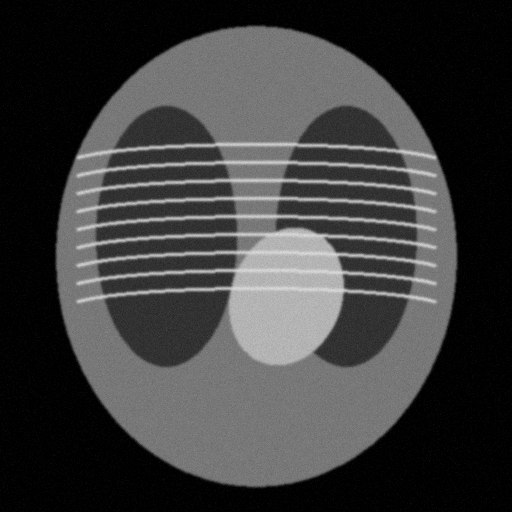
#> input picture Lab02/ct_slice.png, 512 x 512 px, found by its file name
$ jupyter execute modal_fusion.ipynb   (older library calls are emulated)
#> lines starting #> are read from the running program, lines starting #| are printed output that depends on the picture
# Task 2 - CT and MRI fusion
CT is good at sharp edges, MRI is good at soft tissue. Here I combine one CT slice and its matching MRI slice into one image.

[cell 1]
import cv2
import numpy as np
import matplotlib.pyplot as plt

### Step 1: load both images
Both must be the same size to add them, so I resize the MRI if needed.

[cell 2]
ct = cv2.imread('data/ct_slice.png', 0)
#> ct is the input picture: shape (512, 512); min 0, max 221, mean 60.8
mri = cv2.imread('data/mri_slice.png', 0)
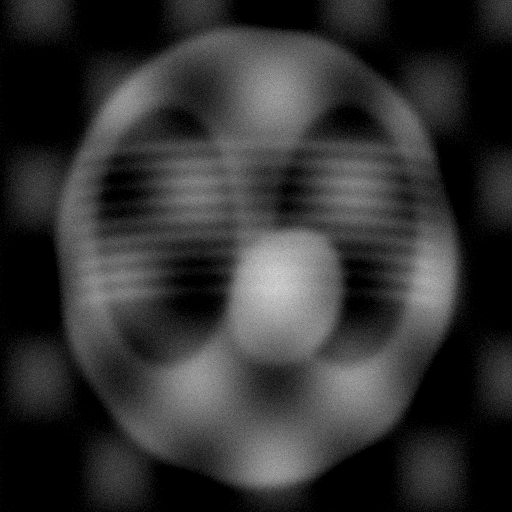
#> input picture Lab02/mri_slice.png, 512 x 512 px, found by its file name
#> mri is the input picture: shape (512, 512); min 0, max 218, mean 50.1

if ct.shape != mri.shape:
    mri = cv2.resize(mri, (ct.shape[1], ct.shape[0]))
print(ct.shape, mri.shape)
#| (512, 512) (512, 512)

### Step 2: equalize both separately
They have very different brightness ranges so I equalize each one on its own before mixing.

[cell 3]
ct_eq = cv2.equalizeHist(ct)
mri_eq = cv2.equalizeHist(mri)
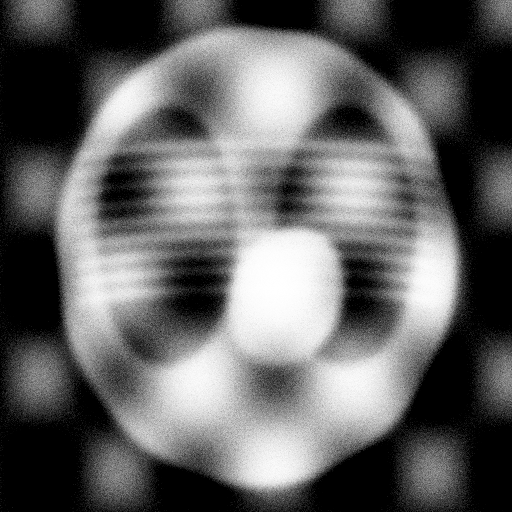
#> mri_eq: shape (512, 512); min 0, max 255, mean 100

plt.figure(figsize=(10,8))
for i, (im, name) in enumerate([(ct,'CT'),(ct_eq,'CT eq'),(mri,'MRI'),(mri_eq,'MRI eq')]):
    plt.subplot(2,2,i+1); plt.imshow(im, cmap='gray', vmin=0, vmax=255); plt.title(name); plt.axis('off')
#> this loop made 4 passes
#> name on passes 1 to 4: 'CT', 'CT eq', 'MRI', 'MRI eq'
plt.savefig('output/1_equalization.png')
plt.show()

### Step 3: color map
MRI goes to a JET heatmap. CT stays gray but I convert it to 3 channels so both images have the same shape.

[cell 4]
mri_color = cv2.applyColorMap(mri_eq, cv2.COLORMAP_JET)
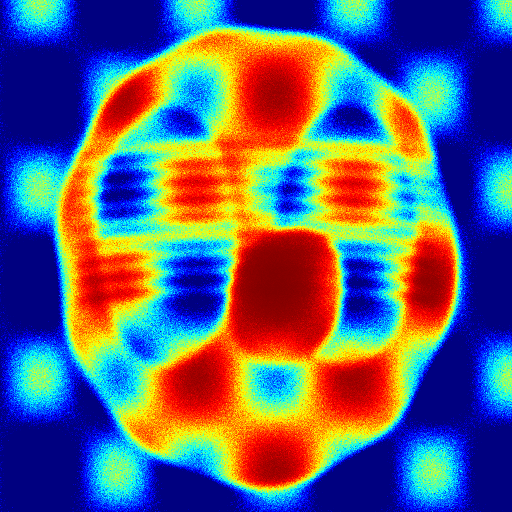
#> mri_color: shape (512, 512, 3); mean B, G, R 121.2, 99.3, 93.8
ct_3ch = cv2.cvtColor(ct_eq, cv2.COLOR_GRAY2BGR)

overlay = cv2.addWeighted(ct_3ch, 0.5, mri_color, 0.5, 0)
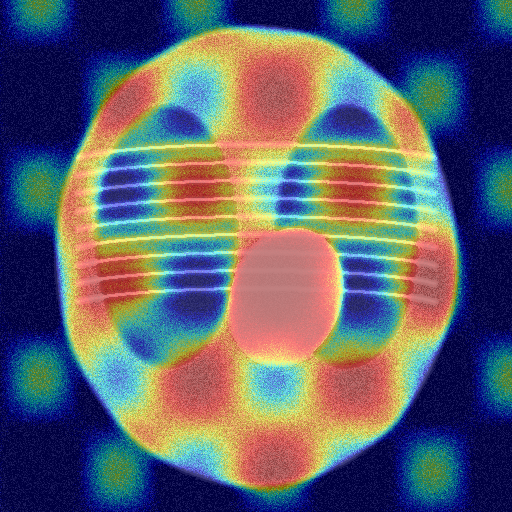
#> overlay: shape (512, 512, 3); mean B, G, R 108.8, 97.8, 95
cv2.imwrite('output/2_mri_heatmap.png', mri_color)
cv2.imwrite('output/2_overlay.png', overlay)
#> Out = True

### Step 4: weighted fusion
I tried different alpha (CT) and beta (MRI) values. CT should have the bigger weight to keep the sharp edges, MRI smaller just to show the tissue colors. I chose 0.7 / 0.3.

[cell 5]
pairs = [(0.5,0.5), (0.6,0.4), (0.7,0.3), (0.85,0.15)]

plt.figure(figsize=(16,4))
for i, (a, b) in enumerate(pairs):
    f = cv2.addWeighted(ct_3ch, a, mri_color, b, 0)
    plt.subplot(1,4,i+1)
    plt.imshow(cv2.cvtColor(f, cv2.COLOR_BGR2RGB))
    plt.title(f'CT {a} / MRI {b}')
    plt.axis('off')
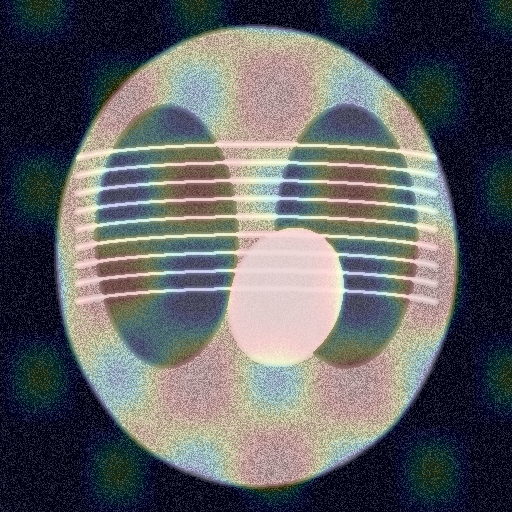
#> f: shape (512, 512, 3); mean B, G, R 100, 96.7, 95.9
plt.savefig('output/3_weights.png')
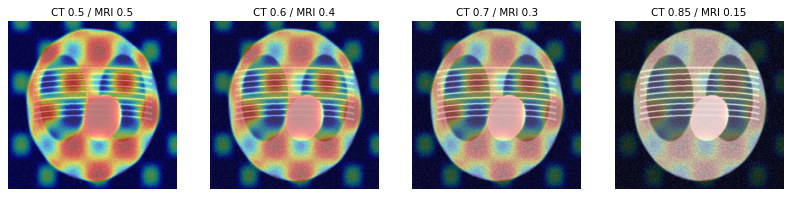
#> figure drawn by matplotlib, 4 panels
plt.show()

fused = cv2.addWeighted(ct_3ch, 0.7, mri_color, 0.3, 0)
cv2.imwrite('output/3_fused.png', fused)
#> Out = True

### Step 5: log + gamma on the fused image
After adding, some areas can become too dark or too bright, so I apply log first and then gamma 0.8. I also check how many pixels are completely black or white.

[cell 6]
c = 255 / np.log(1 + fused.max())
#> c = 45.99
fused_log = (c * np.log(1 + fused.astype(np.float32))).astype(np.uint8)
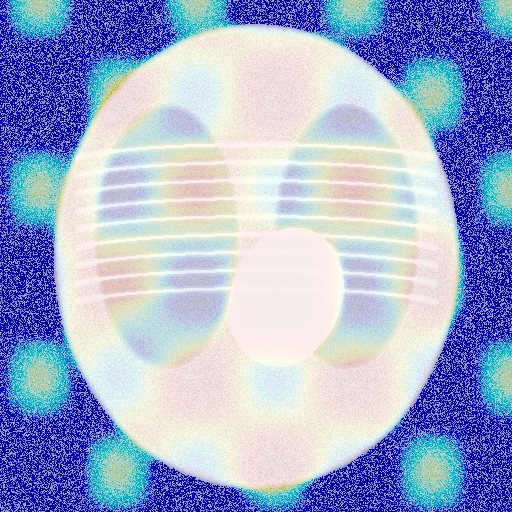
#> fused_log: shape (512, 512, 3); mean B, G, R 207.6, 171.6, 158.8

table = np.array([255 * (i/255)**0.8 for i in range(256)]).astype(np.uint8)
final = cv2.LUT(fused_log, table)
cv2.imwrite('output/4_final.png', final)

print('black pixels before: %.2f%%  after: %.2f%%' % ((fused==0).mean()*100, (final==0).mean()*100))
#| black pixels before: 13.57%  after: 13.57%
print('white pixels before: %.2f%%  after: %.2f%%' % ((fused==255).mean()*100, (final==255).mean()*100))
#| white pixels before: 0.01%  after: 0.01%

### Step 6: compare
CT, MRI and fused side by side. I also calculated entropy (how much information) and the average edge strength with Sobel to back it up with numbers.

[cell 7]
def entropy(g):
    p = np.bincount(g.ravel(), minlength=256) / g.size
    p = p[p > 0]
    return -(p * np.log2(p)).sum()

def edges(g):
    gx = cv2.Sobel(g, cv2.CV_32F, 1, 0)
    gy = cv2.Sobel(g, cv2.CV_32F, 0, 1)
    return np.hypot(gx, gy).mean()

final_gray = cv2.cvtColor(final, cv2.COLOR_BGR2GRAY)
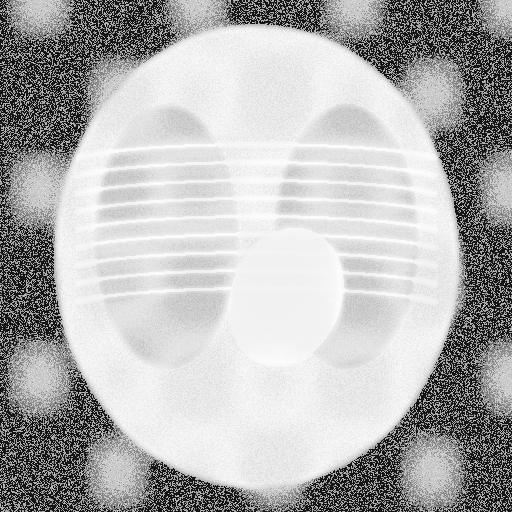
#> final_gray: shape (512, 512); min 21, max 253, mean 178.2
for name, g in [('CT', ct_eq), ('MRI', mri_eq), ('Fused', final_gray)]:
    print(name, 'entropy =', round(entropy(g), 3), ' edge strength =', round(edges(g), 2))
#> this loop made 3 passes
#| CT entropy = 5.26  edge strength = 107.91
#| MRI entropy = 6.313  edge strength = 45.95
#| Fused entropy = 6.102  edge strength = 127.16
#> pass 1, in edges, `gy = cv2.Sobel(g, cv2.CV_32F, 0, 1)`:
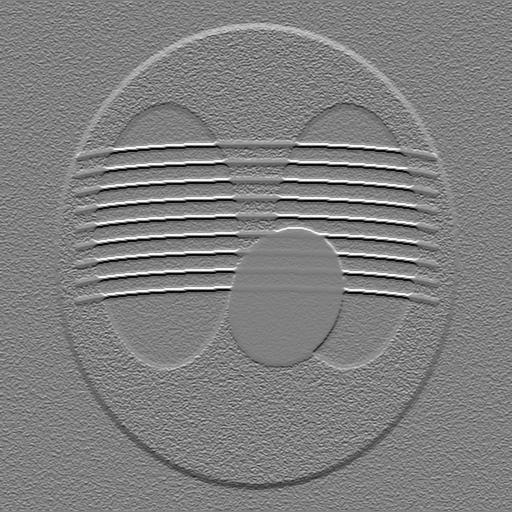
#> gy: shape (512, 512) float32; min -520, max 515, mean 0; drawn with min black and max white

plt.figure(figsize=(15,5))
plt.subplot(1,3,1); plt.imshow(ct_eq, cmap='gray'); plt.title('CT')
plt.subplot(1,3,2); plt.imshow(cv2.cvtColor(mri_color, cv2.COLOR_BGR2RGB)); plt.title('MRI')
plt.subplot(1,3,3); plt.imshow(cv2.cvtColor(final, cv2.COLOR_BGR2RGB)); plt.title('Fused')
for a in plt.gcf().axes: a.axis('off')
#> this loop made 3 passes
plt.savefig('output/5_comparison.png')
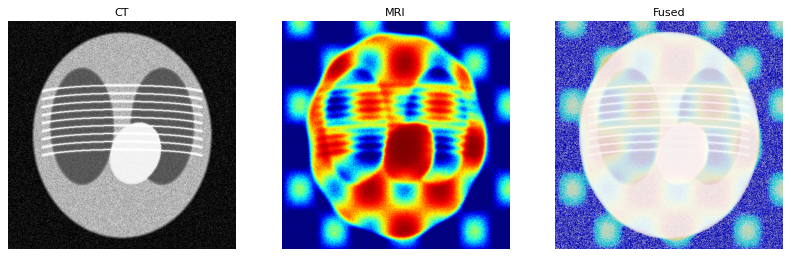
#> figure drawn by matplotlib, 3 panels
plt.show()
